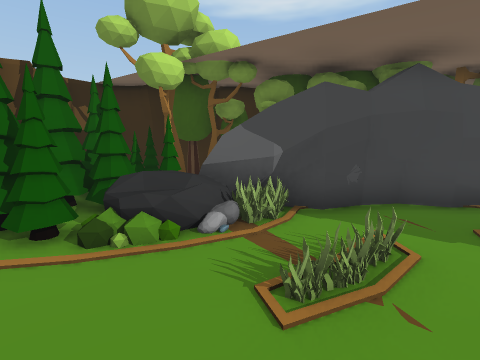
[1] (above)

13 first-person views from a walk through a 3-D level made in the Unity game engine. The camera is 1.3 m above the floor, tilts 8° down and sees 85° across. The floor is counted in squares, 1 m on a side. Each view is taken from the middle of a square. On the plan, view 1 faces up. The plan holds only what a view shows up to about 13 squares ahead; the rest is blank.

[2]
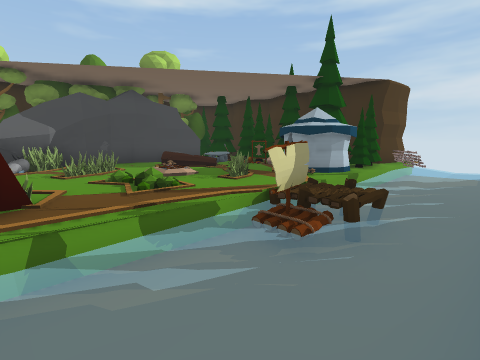

[3]
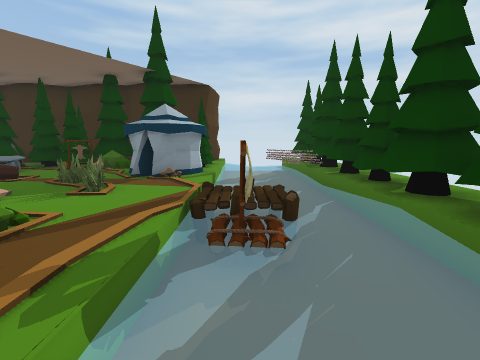

[4]
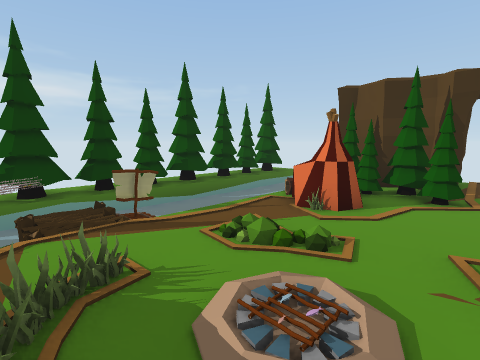

[5]
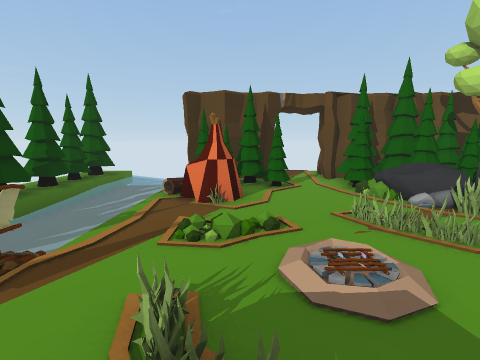

[6]
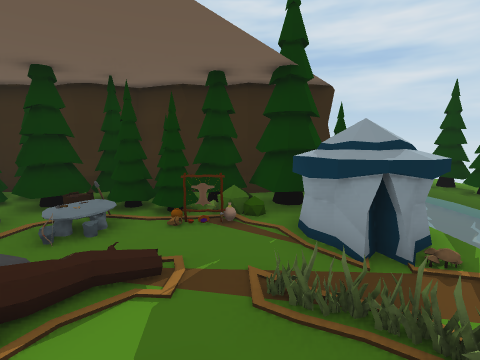

[7]
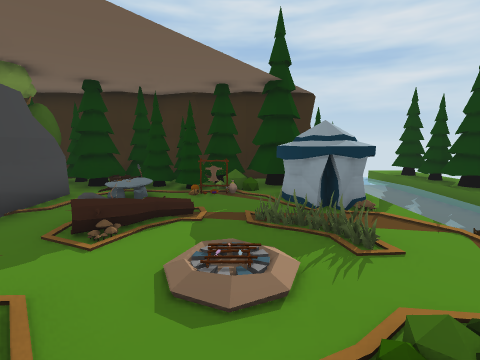

[8]
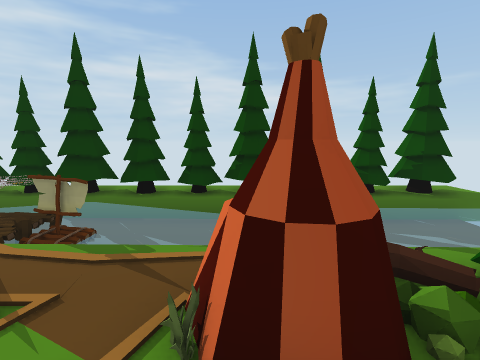

[9]
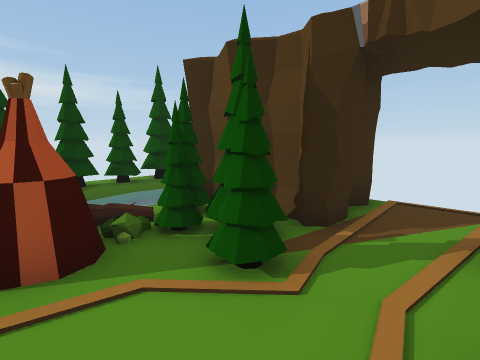

[10]
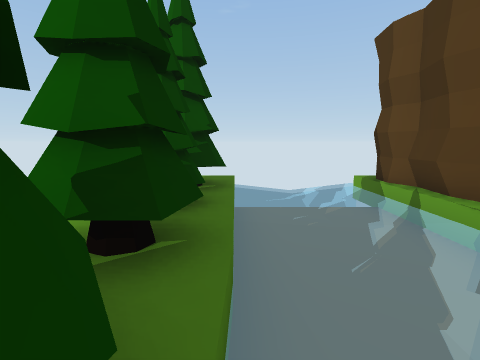

[11]
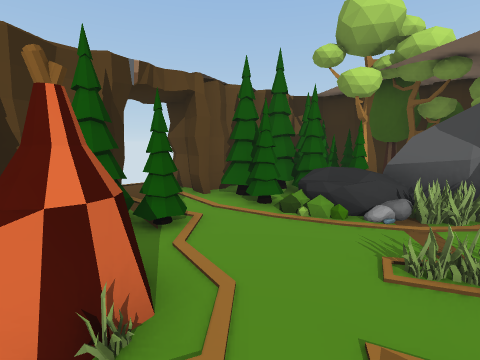

[12]
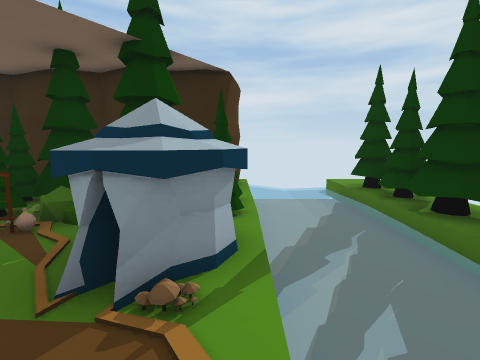

[13]
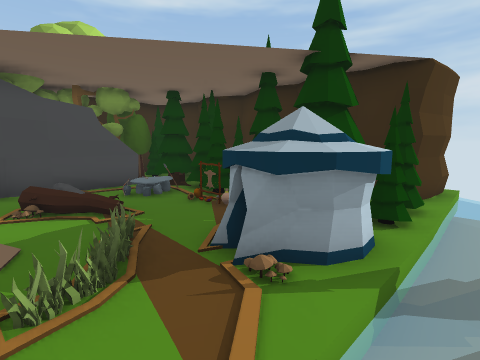

### Floor plan
Key: @ floor where view 1 was taken; # wall or solid block; x gap in a wall; . floor; / step, stairs or slope; = window, fence, low wall or low ledge; ~ liquid the walk can cross; ≈ liquid the walk keeps out of; ^ raised ledge; O other object.
Columns run from 8 left of view 1 to 13 right of it. Each row starts with its distance up from view 1.
  6     #####  #######
  5     ###=#######=#
  4  #####=O=.....//##
  3  .####....=.#./###
  2  ........=...#.###
  1  #####....//...###
  0     ####@/..=.^^##
 -1    #####./.=#^# ##
 -2  ###..........^^#####
 -3 ≈≈~~~~~~~~=.≈~~~~~~~≈≈
 -4 ≈≈~~~~~~~~~≈≈~~~~~~~≈≈
 -5 ≈≈~~~~~~~~~~~~≈~≈~~~≈≈
 -6  =####x#############.
 -7                    =

Positions as (right, up) in squares from view 1, and headings:
1: (0, 0), facing up
2: (-1, -5), facing up-right
3: (-1, -3), facing right
4: (4, 2), facing down-left
5: (5, 0), facing left
6: (2, 1), facing right
7: (0, 1), facing right
8: (-1, 1), facing down
9: (-1, 3), facing down-left
10: (-1, -5), facing left
11: (1, -1), facing up-left
12: (3, -2), facing right
13: (3, -3), facing up-right
